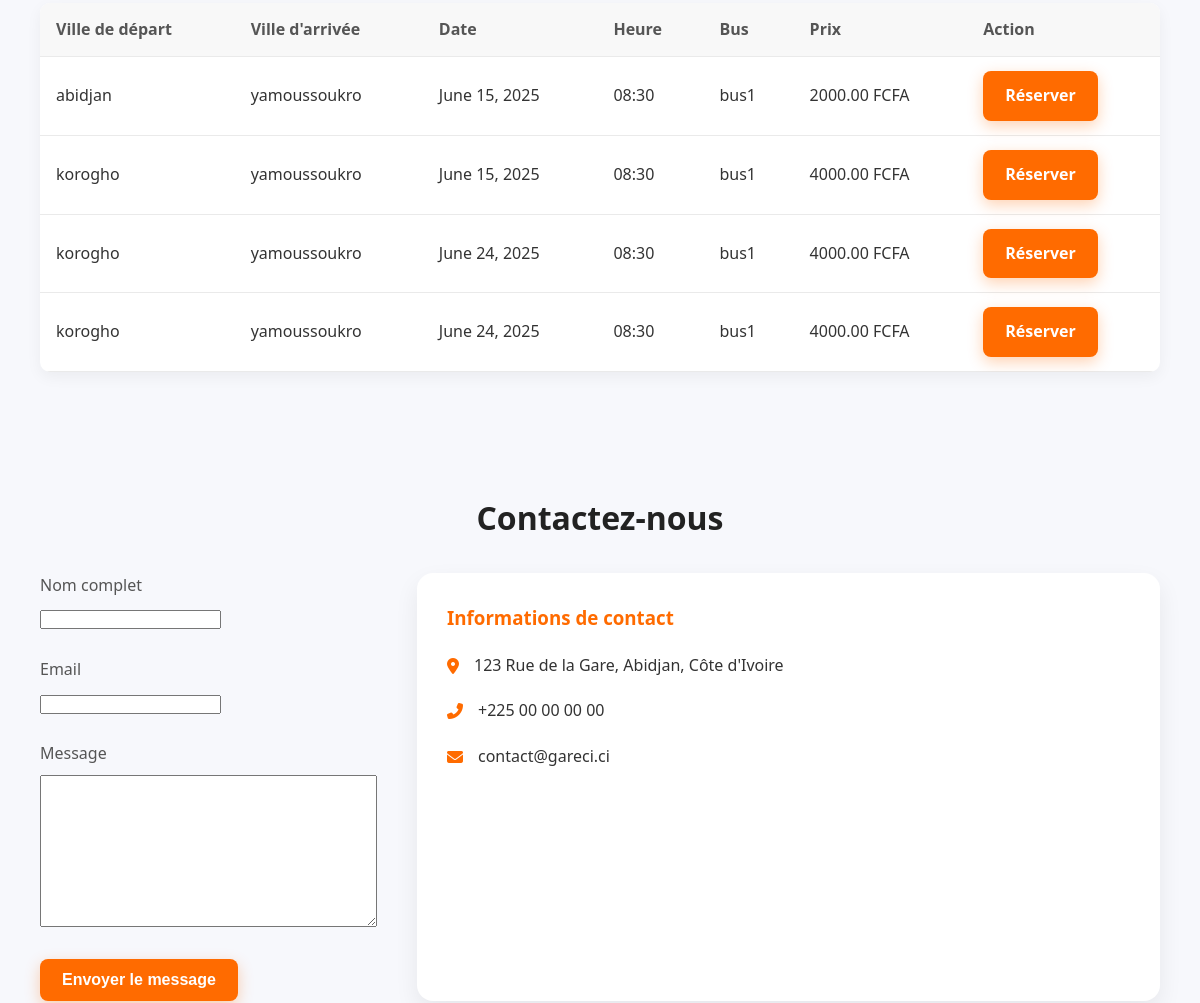
Before: / (middle part) with the older database file.
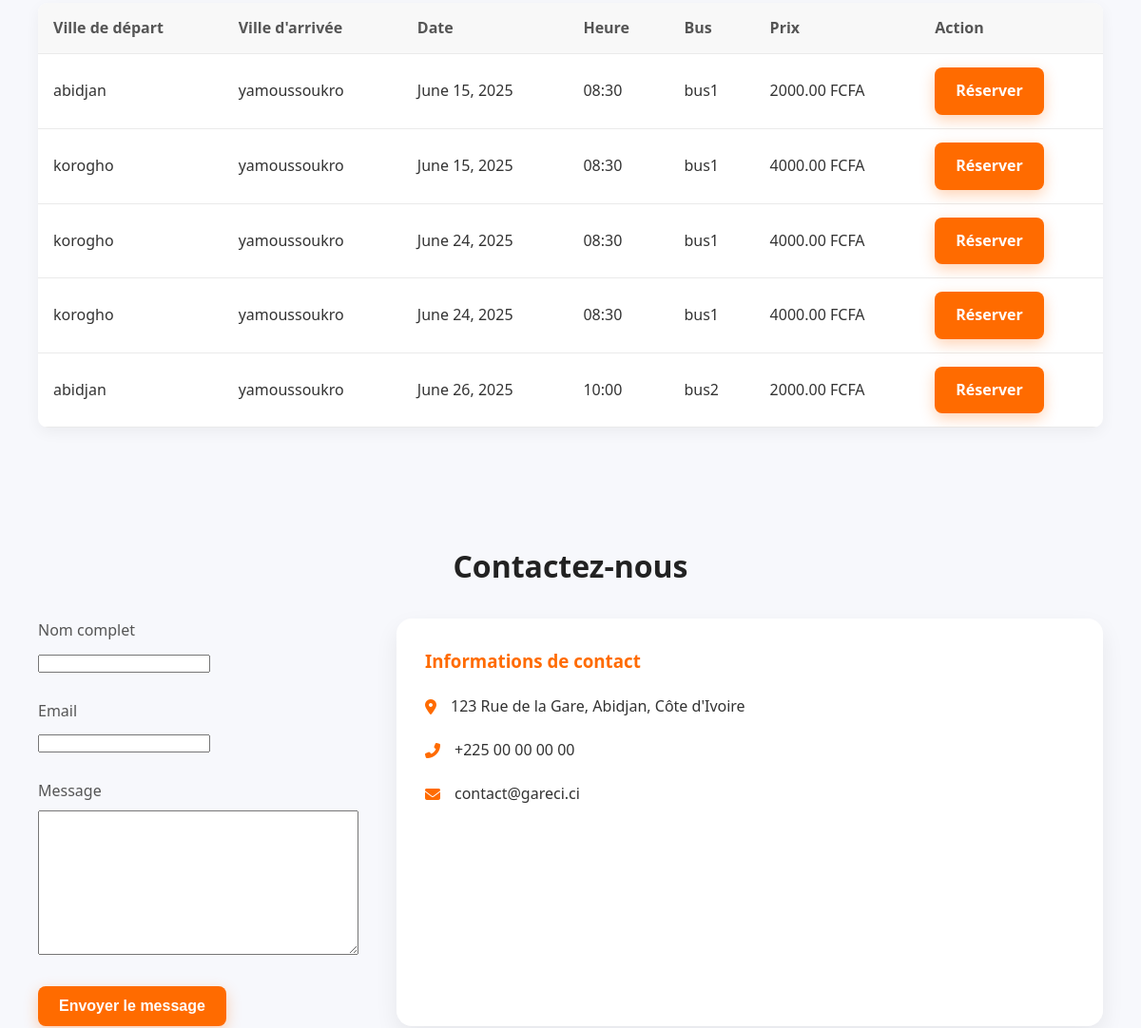
After: the same page with the newer database file.
### trips/models.py (models this page shows, shortened)
class Departure(models.Model):
    trip = models.ForeignKey(Trip, on_delete=models.CASCADE)
    bus = models.ForeignKey(Bus, on_delete=models.CASCADE)
    date = models.DateField()
    time = models.TimeField()
    is_active = models.BooleanField(default=True)
    class Meta:
        ordering = ['date', 'time']  # Tri par défaut par date puis heure

class Trip(models.Model):
    origin = models.CharField(max_length=100)       # Ville de départ
    destination = models.CharField(max_length=100)  # Ville d'arrivée
    category = models.ForeignKey(Category, on_delete=models.CASCADE)
    description = models.TextField(blank=True)
    price = models.DecimalField(max_digits=10, decimal_places=2, default=0)  # Prix du trajet

class Bus(models.Model):
    name = models.CharField(max_length=100)
    capacity = models.PositiveIntegerField()
    def __str__(self):
        return self.name

### trips/views.py (the view)
# urls.py: 2. Add a URL to urlpatterns:  path('', views.home, name='home')
def home(request):
    search_form = TripSearchForm(request.GET or None)
    contact_form = ContactForm()
    if request.method == 'POST':
        contact_form = ContactForm(request.POST)
        if contact_form.is_valid():
            contact_form.save()
            return redirect('trips:home')
    departures = Departure.objects.filter(is_active=True)
    return render(request, 'home.html', {
        'search_form': search_form,
        'contact_form': contact_form,
        'departures': departures,
    })

### trips/forms.py
class TripSearchForm(forms.Form):
    origin = forms.CharField(label='Ville de départ', max_length=100, required=False)
    destination = forms.CharField(label='Ville d\'arrivée', max_length=100, required=False)
    date = forms.DateField(label='Date', required=False, widget=forms.DateInput(attrs={'type': 'date'}))

### reservations/forms.py
class ContactForm(forms.ModelForm):
    class Meta:
        model = ContactMessage
        fields = ['name', 'email', 'message']

### templates/home.html (shortened to what this page needs)
{% extends 'base.html' %}
{% block content %}
    <section id="search" class="search-section">
        <div class="container">
            <div class="results-container" id="departures">
                <table class="departures-table">
                    <thead>
                        <tr>
                            <th>Ville de départ</th>
                            <th>Ville d'arrivée</th>
                            <th>Date</th>
                            <th>Heure</th>
                            <th>Bus</th>
                            <th>Prix</th>
                            <th>Action</th>
                        </tr>
                    </thead>
                    <tbody>
                        {% for departure in departures %}
                        <tr>
                            <td>{{ departure.trip.origin }}</td>
                            <td>{{ departure.trip.destination }}</td>
                            <td>{{ departure.date }}</td>
                            <td>{{ departure.time|time:'H:i' }}</td>
                            <td>{{ departure.bus }}</td>
                            <td>{{ departure.trip.price }} FCFA</td>
                            <td>
                                <a href="{% url 'reservations:reserve' departure.id %}" class="btn btn-primary btn-sm">Réserver</a>
                            </td>
                        </tr>
                        {% endfor %}
                    </tbody>
                </table>
            </div>
        </div>
    </section>
    <section id="contact" class="contact-section">
        <div class="container">
            <h2 class="section-title">Contactez-nous</h2>
            <div class="contact-container">
                <form method="post" action="">
                    <div class="form-group">
                        <label for="contact-name">Nom complet</label>
                        {{ contact_form.name }}
                    </div>
                    <div class="form-group">
                        <label for="contact-email">Email</label>
                        {{ contact_form.email }}
                    </div>
                    <div class="form-group">
                        <label for="contact-message">Message</label>
                        {{ contact_form.message }}
                    </div>
                    <button type="submit" class="btn btn-primary">Envoyer le message</button>
                </form>
                <div class="contact-info">
                    <h3>Informations de contact</h3>
                    <div class="info-item">
                        <i class="fas fa-map-marker-alt"></i>
                        <p>123 Rue de la Gare, Abidjan, Côte d'Ivoire</p>
                    </div>
                    <div class="info-item">
                        <i class="fas fa-phone-alt"></i>
                        <p>+225 00 00 00 00</p>
                    </div>
                    <div class="info-item">
                        <i class="fas fa-envelope"></i>
                        <p>contact@gareci.ci</p>
                    </div>
                </div>
            </div>
        </div>
    </section>
{% endblock %}

Changed rows visible on the page:
added Departure: trip.origin "abidjan", trip.destination "yamoussoukro", date "June 26, 2025", time "10:00", bus "bus2", trip.price "2000.00"
